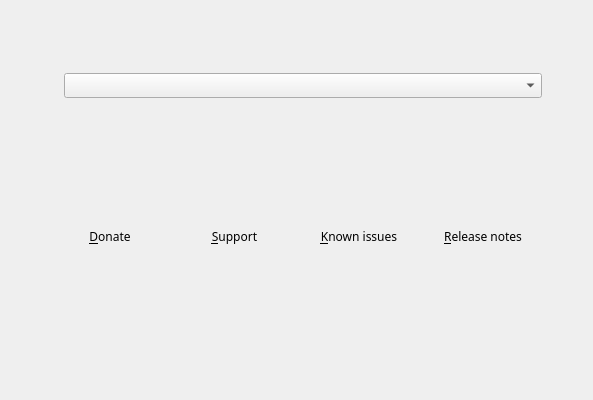
<?xml version="1.0" encoding="UTF-8"?>
<ui version="4.0">
 <author>
SPDX-FileCopyrightText: 2014 Teo Mrnjavac &lt;teo@kde.org&gt;
SPDX-License-Identifier: GPL-3.0-or-later
 </author>
 <class>WelcomePage</class>
 <widget class="QWidget" name="WelcomePage">
  <property name="geometry">
   <rect>
    <x>0</x>
    <y>0</y>
    <width>593</width>
    <height>400</height>
   </rect>
  </property>
  <property name="windowTitle">
   <string notr="true">Form</string>
  </property>
  <layout class="QHBoxLayout" name="horizontalLayout">
   <item>
    <layout class="QVBoxLayout" name="verticalLayout" stretch="0,0,0,0,0">
     <item>
      <spacer name="aboveTextSpacer">
       <property name="sizeType">
        <enum>QSizePolicy::Fixed</enum>
       </property>
       <property name="sizeHint" stdset="0">
        <size>
         <width>20</width>
         <height>40</height>
        </size>
       </property>
      </spacer>
     </item>
     <item>
      <widget class="QLabel" name="mainText">
       <property name="sizePolicy">
        <sizepolicy hsizetype="Expanding" vsizetype="Preferred">
         <horstretch>3</horstretch>
         <verstretch>0</verstretch>
        </sizepolicy>
       </property>
       <property name="font">
        <font>
         <family>Fantasque Sans Mono</family>
        </font>
       </property>
       <property name="text">
        <string notr="true">&lt;Calamares welcome text&gt;</string>
       </property>
       <property name="wordWrap">
        <bool>true</bool>
       </property>
      </widget>
     </item>
     <item>
      <layout class="QHBoxLayout" name="horizontalLayout_3" stretch="0,0,2,0">
       <item>
        <spacer name="horizontalSpacer_3">
         <property name="sizeType">
          <enum>QSizePolicy::Fixed</enum>
         </property>
         <property name="sizeHint" stdset="0">
          <size>
           <width>40</width>
           <height>20</height>
          </size>
         </property>
        </spacer>
       </item>
       <item>
        <widget class="QLabel" name="languageIcon">
         <property name="toolTip">
          <string>Select application and system language</string>
         </property>
         <property name="text">
          <string/>
         </property>
         <property name="pixmap">
          <pixmap resource="welcome.qrc">:/welcome/language-icon-48px.png</pixmap>
         </property>
        </widget>
       </item>
       <item>
        <widget class="QComboBox" name="languageWidget">
         <property name="sizePolicy">
          <sizepolicy hsizetype="Preferred" vsizetype="Fixed">
           <horstretch>2</horstretch>
           <verstretch>0</verstretch>
          </sizepolicy>
         </property>
         <property name="font">
          <font>
           <family>Fantasque Sans Mono</family>
          </font>
         </property>
         <property name="toolTip">
          <string>Select application and system language</string>
         </property>
        </widget>
       </item>
       <item>
        <spacer name="horizontalSpacer_4">
         <property name="sizeType">
          <enum>QSizePolicy::Fixed</enum>
         </property>
         <property name="sizeHint" stdset="0">
          <size>
           <width>40</width>
           <height>20</height>
          </size>
         </property>
        </spacer>
       </item>
      </layout>
     </item>
     <item>
      <layout class="QHBoxLayout" name="horizontalLayout_2">
       <item>
        <spacer name="horizontalSpacer">
         <property name="sizeHint" stdset="0">
          <size>
           <width>40</width>
           <height>20</height>
          </size>
         </property>
        </spacer>
       </item>
       <item>
        <layout class="QHBoxLayout" name="horizontalLayout_4">
         <item>
          <widget class="QPushButton" name="donateButton">
           <property name="font">
            <font>
             <family>Fantasque Sans Mono</family>
            </font>
           </property>
           <property name="toolTip">
            <string>Open donations website</string>
           </property>
           <property name="text">
            <string>&amp;Donate</string>
           </property>
           <property name="flat">
            <bool>true</bool>
           </property>
          </widget>
         </item>
         <item>
          <widget class="QPushButton" name="supportButton">
           <property name="font">
            <font>
             <family>Fantasque Sans Mono</family>
            </font>
           </property>
           <property name="toolTip">
            <string>Open help and support website</string>
           </property>
           <property name="text">
            <string>&amp;Support</string>
           </property>
           <property name="flat">
            <bool>true</bool>
           </property>
          </widget>
         </item>
         <item>
          <widget class="QPushButton" name="knownIssuesButton">
           <property name="font">
            <font>
             <family>Fantasque Sans Mono</family>
            </font>
           </property>
           <property name="toolTip">
            <string>Open issues and bug-tracking website</string>
           </property>
           <property name="text">
            <string>&amp;Known issues</string>
           </property>
           <property name="flat">
            <bool>true</bool>
           </property>
          </widget>
         </item>
         <item>
          <widget class="QPushButton" name="releaseNotesButton">
           <property name="font">
            <font>
             <family>Fantasque Sans Mono</family>
            </font>
           </property>
           <property name="toolTip">
            <string>Open release notes website</string>
           </property>
           <property name="text">
            <string>&amp;Release notes</string>
           </property>
           <property name="flat">
            <bool>true</bool>
           </property>
          </widget>
         </item>
        </layout>
       </item>
       <item>
        <spacer name="horizontalSpacer_2">
         <property name="sizeHint" stdset="0">
          <size>
           <width>40</width>
           <height>20</height>
          </size>
         </property>
        </spacer>
       </item>
      </layout>
     </item>
     <item>
      <spacer name="verticalSpacer_4">
       <property name="sizeType">
        <enum>QSizePolicy::Fixed</enum>
       </property>
       <property name="sizeHint" stdset="0">
        <size>
         <width>20</width>
         <height>20</height>
        </size>
       </property>
      </spacer>
     </item>
    </layout>
   </item>
  </layout>
 </widget>
 <resources>
  <include location="welcome.qrc"/>
 </resources>
 <connections/>
</ui>
